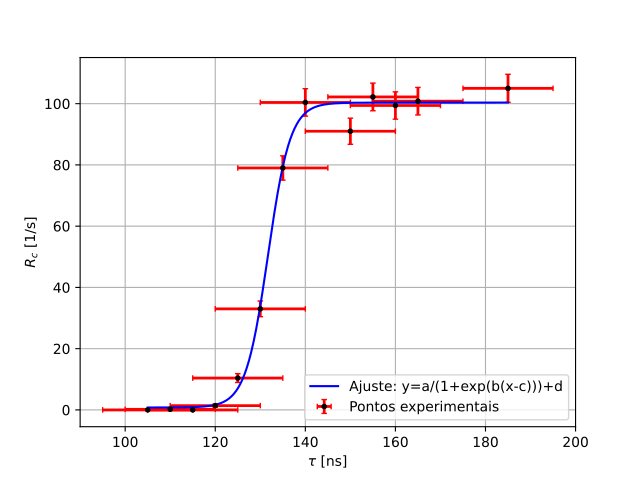

Source code (Python):
import matplotlib.pyplot as plt
import numpy as np
import pandas as pd
from scipy.optimize import curve_fit
from sklearn.metrics import r2_score

# Define a fitting function for the sigmoid curve
def sigmoid(x, A, B, C, D):
    return A / (1 + np.exp(B * (x - C))) + D

dados = pd.read_excel('dados.xlsx', sheet_name='Janela')

oscilo = dados['Osciloscopio [ns]']
err_oscilo = dados['incerteza [ns]']
Rc = dados['Rc [1/s]']
err_Rc = dados['incerteza Rc [1/s]']

# Define custom weights based on the uncertainties in both variables
weights = 1 / (err_Rc * err_Rc + err_oscilo * err_oscilo)

parametros_iniciais = [-100, 0.35, 132, 100]

params_sigmoid, params_covariance_sigmoid = curve_fit(sigmoid, oscilo, Rc, p0=parametros_iniciais, sigma=weights, maxfev=2000)

parametros_erros_sigmoid = np.sqrt(np.diag(params_covariance_sigmoid))

x_fit_sigmoid = np.linspace(min(oscilo), max(oscilo), 1000)
y_fit_sigmoid = sigmoid(x_fit_sigmoid, *params_sigmoid)

r2_sigmoid = r2_score(Rc, sigmoid(oscilo, *params_sigmoid))

chi_squared_sigmoid = np.sum(weights * (Rc - sigmoid(oscilo, *params_sigmoid)) ** 2)

ndf_sigmoid = len(oscilo) - len(params_sigmoid)

plt.errorbar(oscilo, Rc, xerr=err_oscilo, yerr=err_Rc, fmt='.', ecolor='red', elinewidth=2, capsize=2, label='Pontos experimentais', color='black')
plt.plot(x_fit_sigmoid, y_fit_sigmoid, label=f'Ajuste: y=a/(1+exp(b(x-c)))+d', color='blue')
plt.xlabel(f'$\\tau$ [ns]')
plt.ylabel(f'$R_c$ [1/s]')
plt.grid(True)
plt.legend()
plt.savefig('janela.pdf')
plt.show()

print('y=a/(1+exp(b(x-c)))+d')
print('Parâmetros ajustados (sigmoid):', params_sigmoid)
print('Erros dos parâmetros (sigmoid):', parametros_erros_sigmoid)
print(f'Chi-squared ($\chi^2$) (sigmoid): {chi_squared_sigmoid:.4f}')
print('Degrees of Freedom (ndf) (sigmoid):', ndf_sigmoid)
print(f'Coefficient of Determination ($R^2$) (sigmoid): {r2_sigmoid:.4f}')
